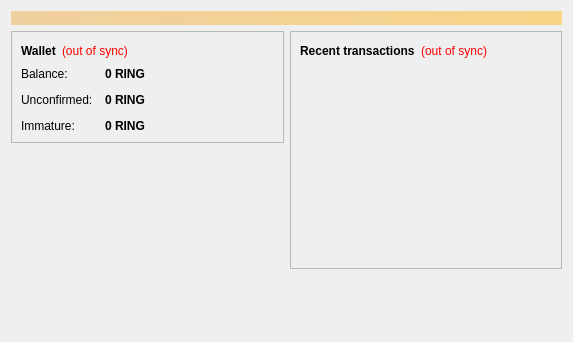
<?xml version="1.0" encoding="UTF-8"?>
<ui version="4.0">
 <class>OverviewPage</class>
 <widget class="QWidget" name="OverviewPage">
  <property name="geometry">
   <rect>
    <x>0</x>
    <y>0</y>
    <width>573</width>
    <height>342</height>
   </rect>
  </property>
  <property name="windowTitle">
   <string>Form</string>
  </property>
  <layout class="QVBoxLayout" name="topLayout">
   <item>
    <widget class="QLabel" name="labelAlerts">
     <property name="visible">
      <bool>false</bool>
     </property>
     <property name="styleSheet">
      <string notr="true">background-color: qlineargradient(x1: 0, y1: 0, x2: 1, y2: 0, stop:0 #F0D0A0, stop:1 #F8D488); color:#000000;</string>
     </property>
     <property name="wordWrap">
      <bool>true</bool>
     </property>
     <property name="margin">
      <number>3</number>
     </property>
    </widget>
   </item>
   <item>
    <layout class="QHBoxLayout" name="horizontalLayout" stretch="1,1">
     <item>
      <layout class="QVBoxLayout" name="verticalLayout_2">
       <item>
        <widget class="QFrame" name="frame">
         <property name="frameShape">
          <enum>QFrame::StyledPanel</enum>
         </property>
         <property name="frameShadow">
          <enum>QFrame::Raised</enum>
         </property>
         <layout class="QVBoxLayout" name="verticalLayout_4">
          <item>
           <layout class="QHBoxLayout" name="horizontalLayout_4">
            <item>
             <widget class="QLabel" name="label_5">
              <property name="font">
               <font>
                <weight>75</weight>
                <bold>true</bold>
               </font>
              </property>
              <property name="text">
               <string>Wallet</string>
              </property>
             </widget>
            </item>
            <item>
             <widget class="QLabel" name="labelWalletStatus">
              <property name="toolTip">
               <string>The displayed information may be out of date. Your wallet automatically synchronizes with the Ringcoin network after a connection is established, but this process has not completed yet.</string>
              </property>
              <property name="styleSheet">
               <string notr="true">QLabel { color: red; }</string>
              </property>
              <property name="text">
               <string notr="true">(out of sync)</string>
              </property>
              <property name="alignment">
               <set>Qt::AlignLeading|Qt::AlignLeft|Qt::AlignVCenter</set>
              </property>
             </widget>
            </item>
            <item>
             <spacer name="horizontalSpacer_2">
              <property name="orientation">
               <enum>Qt::Horizontal</enum>
              </property>
              <property name="sizeHint" stdset="0">
               <size>
                <width>40</width>
                <height>20</height>
               </size>
              </property>
             </spacer>
            </item>
           </layout>
          </item>
          <item>
           <layout class="QFormLayout" name="formLayout_2">
            <property name="fieldGrowthPolicy">
             <enum>QFormLayout::AllNonFixedFieldsGrow</enum>
            </property>
            <property name="horizontalSpacing">
             <number>12</number>
            </property>
            <property name="verticalSpacing">
             <number>12</number>
            </property>
            <item row="0" column="0">
             <widget class="QLabel" name="label">
              <property name="text">
               <string>Balance:</string>
              </property>
             </widget>
            </item>
            <item row="0" column="1">
             <widget class="QLabel" name="labelBalance">
              <property name="font">
               <font>
                <weight>75</weight>
                <bold>true</bold>
               </font>
              </property>
              <property name="cursor">
               <cursorShape>IBeamCursor</cursorShape>
              </property>
              <property name="toolTip">
               <string>Your current balance</string>
              </property>
              <property name="text">
               <string notr="true">0 RING</string>
              </property>
              <property name="textInteractionFlags">
               <set>Qt::LinksAccessibleByMouse|Qt::TextSelectableByKeyboard|Qt::TextSelectableByMouse</set>
              </property>
             </widget>
            </item>
            <item row="1" column="0">
             <widget class="QLabel" name="label_3">
              <property name="text">
               <string>Unconfirmed:</string>
              </property>
             </widget>
            </item>
            <item row="1" column="1">
             <widget class="QLabel" name="labelUnconfirmed">
              <property name="font">
               <font>
                <weight>75</weight>
                <bold>true</bold>
               </font>
              </property>
              <property name="cursor">
               <cursorShape>IBeamCursor</cursorShape>
              </property>
              <property name="toolTip">
               <string>Total of transactions that have yet to be confirmed, and do not yet count toward the current balance</string>
              </property>
              <property name="text">
               <string notr="true">0 RING</string>
              </property>
              <property name="textInteractionFlags">
               <set>Qt::LinksAccessibleByMouse|Qt::TextSelectableByKeyboard|Qt::TextSelectableByMouse</set>
              </property>
             </widget>
            </item>
            <item row="2" column="0">
             <widget class="QLabel" name="labelImmatureText">
              <property name="text">
               <string>Immature:</string>
              </property>
             </widget>
            </item>
            <item row="2" column="1">
             <widget class="QLabel" name="labelImmature">
              <property name="font">
               <font>
                <weight>75</weight>
                <bold>true</bold>
               </font>
              </property>
              <property name="toolTip">
               <string>Mined balance that has not yet matured</string>
              </property>
              <property name="text">
               <string notr="true">0 RING</string>
              </property>
              <property name="textInteractionFlags">
               <set>Qt::LinksAccessibleByMouse|Qt::TextSelectableByKeyboard|Qt::TextSelectableByMouse</set>
              </property>
             </widget>
            </item>
           </layout>
          </item>
         </layout>
        </widget>
       </item>
       <item>
        <spacer name="verticalSpacer">
         <property name="orientation">
          <enum>Qt::Vertical</enum>
         </property>
         <property name="sizeHint" stdset="0">
          <size>
           <width>20</width>
           <height>40</height>
          </size>
         </property>
        </spacer>
       </item>
      </layout>
     </item>
     <item>
      <layout class="QVBoxLayout" name="verticalLayout_3">
       <item>
        <widget class="QFrame" name="frame_2">
         <property name="frameShape">
          <enum>QFrame::StyledPanel</enum>
         </property>
         <property name="frameShadow">
          <enum>QFrame::Raised</enum>
         </property>
         <layout class="QVBoxLayout" name="verticalLayout">
          <item>
           <layout class="QHBoxLayout" name="horizontalLayout_2">
            <item>
             <widget class="QLabel" name="label_4">
              <property name="text">
               <string>&lt;b&gt;Recent transactions&lt;/b&gt;</string>
              </property>
             </widget>
            </item>
            <item>
             <widget class="QLabel" name="labelTransactionsStatus">
              <property name="toolTip">
               <string>The displayed information may be out of date. Your wallet automatically synchronizes with the Ringcoin network after a connection is established, but this process has not completed yet.</string>
              </property>
              <property name="styleSheet">
               <string notr="true">QLabel { color: red; }</string>
              </property>
              <property name="text">
               <string notr="true">(out of sync)</string>
              </property>
              <property name="alignment">
               <set>Qt::AlignRight|Qt::AlignTrailing|Qt::AlignVCenter</set>
              </property>
             </widget>
            </item>
            <item>
             <spacer name="horizontalSpacer">
              <property name="orientation">
               <enum>Qt::Horizontal</enum>
              </property>
              <property name="sizeHint" stdset="0">
               <size>
                <width>40</width>
                <height>20</height>
               </size>
              </property>
             </spacer>
            </item>
           </layout>
          </item>
          <item>
           <widget class="QListView" name="listTransactions">
            <property name="styleSheet">
             <string notr="true">QListView { background: transparent; }</string>
            </property>
            <property name="frameShape">
             <enum>QFrame::NoFrame</enum>
            </property>
            <property name="verticalScrollBarPolicy">
             <enum>Qt::ScrollBarAlwaysOff</enum>
            </property>
            <property name="horizontalScrollBarPolicy">
             <enum>Qt::ScrollBarAlwaysOff</enum>
            </property>
            <property name="selectionMode">
             <enum>QAbstractItemView::NoSelection</enum>
            </property>
           </widget>
          </item>
         </layout>
        </widget>
       </item>
       <item>
        <spacer name="verticalSpacer_2">
         <property name="orientation">
          <enum>Qt::Vertical</enum>
         </property>
         <property name="sizeHint" stdset="0">
          <size>
           <width>20</width>
           <height>40</height>
          </size>
         </property>
        </spacer>
       </item>
      </layout>
     </item>
    </layout>
   </item>
  </layout>
 </widget>
 <resources/>
 <connections/>
</ui>
